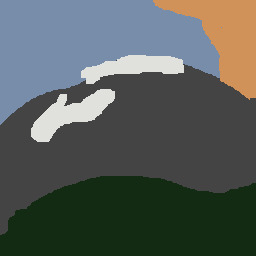
#> input picture test_2.jpg, 256 x 256 px; its folder holds only this picture in this run
$ python -i post-process.py   (imports and definitions only)
#> lines starting #> are read from the running program, lines starting #| are printed output that depends on the picture
import cv2
import os
import numpy as np


def read_image(image_path):
    """Read an image from a file."""
#> called with image_path = 'test_2.jpg'
    image = cv2.imread(image_path)
#> image is the input picture: shape (256, 256, 3); mean B, G, R 88.7, 92.6, 85.8
    if image is None:
        raise FileNotFoundError(f"Image not found: {image_path}")
    return image


def resize_to_300ppi(image, current_ppi=72):
    """Resize the image to 300 PPI from the current PPI."""
#> called with current_ppi = 72
    # Get the current dimensions of the image
    height, width = image.shape[:2]
#> height = 256; width = 256
    # Calculate the scaling factor
    scale_factor = 300 / current_ppi
    # Calculate the new dimensions
    new_width = int(width * scale_factor)
#> new_width = 1066
    new_height = int(height * scale_factor)
#> new_height = 1066
    # Resize the image
    resized_image = cv2.resize(image, (new_width, new_height), interpolation=cv2.INTER_CUBIC)
    return resized_image


def improve_lighting(image):
    """Improve the lighting of the image using histogram equalization."""
    # Convert the image to YCrCb color space
    ycrcb = cv2.cvtColor(image, cv2.COLOR_BGR2YCrCb)
#> ycrcb: shape (1066, 1066, 3); mean of channels 0, 1, 2 90.1, 124.9, 127.2
    # Split the channels
    y, cr, cb = cv2.split(ycrcb)
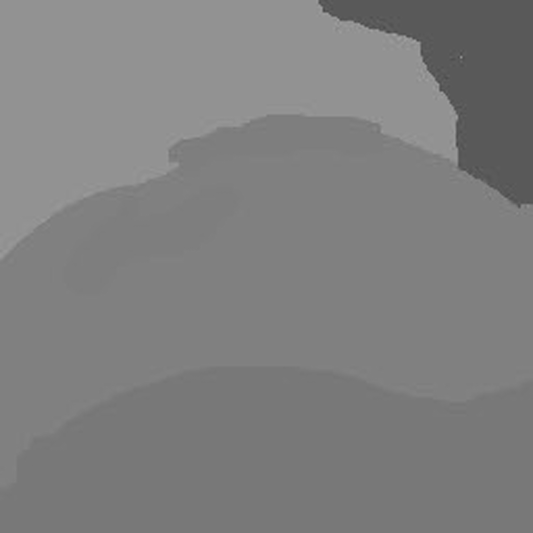
#> cb: shape (1066, 1066) (shown at 1/2 size); min 68, max 166, mean 127.2
    # Apply histogram equalization on the Y channel
    y_eq = cv2.equalizeHist(y)
    # Merge the channels back
    ycrcb_eq = cv2.merge((y_eq, cr, cb))
#> ycrcb_eq: shape (1066, 1066, 3); mean of channels 0, 1, 2 155.4, 124.9, 127.2
    # Convert back to BGR color space
    image_eq = cv2.cvtColor(ycrcb_eq, cv2.COLOR_YCrCb2BGR)
    return image_eq


def denoise_image(image):
    """Denoise the image using Non-Local Means Denoising."""
    denoised_image = cv2.fastNlMeansDenoisingColored(image, None, 8, 8, 7, 21)
    return denoised_image


def adjust_contrast(image, alpha=0.9, beta=0):
    # Adjust contrast and brightness
    adjusted_image = cv2.convertScaleAbs(image, alpha=alpha, beta=beta)
    return adjusted_image


def adjust_saturation(image, saturation_scale=1.8):
    """Adjust the saturation of the image."""
#> called with saturation_scale = 1.8
    # Convert the image to HSV color space
    hsv = cv2.cvtColor(image, cv2.COLOR_BGR2HSV)
#> hsv: shape (1066, 1066, 3); mean H, S, V 44.4, 41.7, 166.7
    # Scale the saturation channel
    h, s, v = cv2.split(hsv)
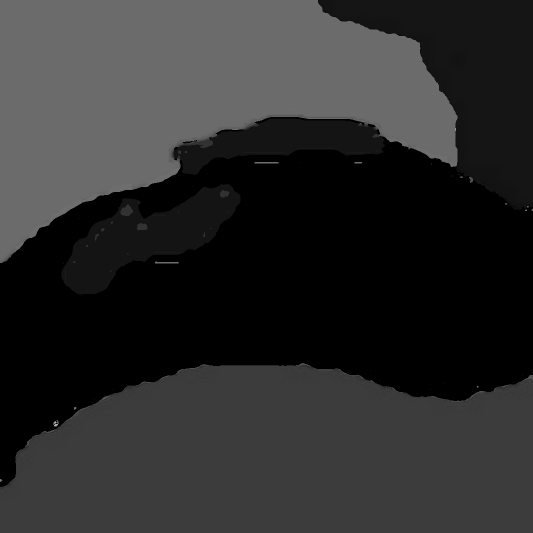
#> h: shape (1066, 1066) (shown at 1/2 size); min 0, max 174, mean 44.4
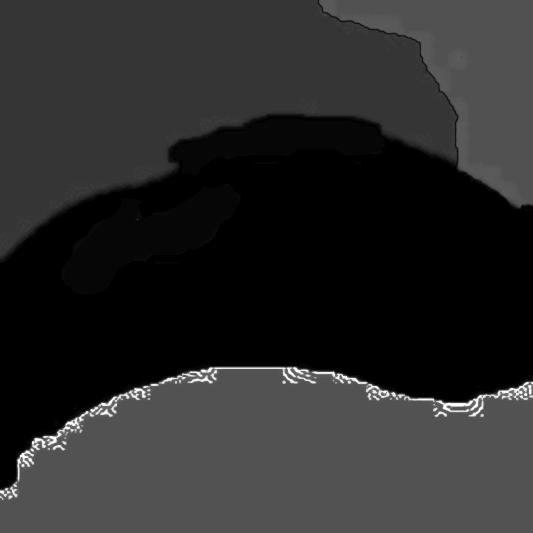
#> s: shape (1066, 1066) (shown at 1/2 size); min 0, max 255, mean 41.7
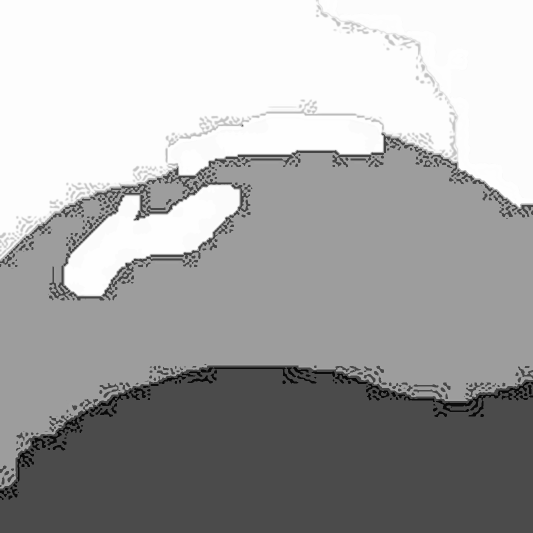
#> v: shape (1066, 1066) (shown at 1/2 size); min 0, max 254, mean 166.7
    s = cv2.multiply(s, saturation_scale)
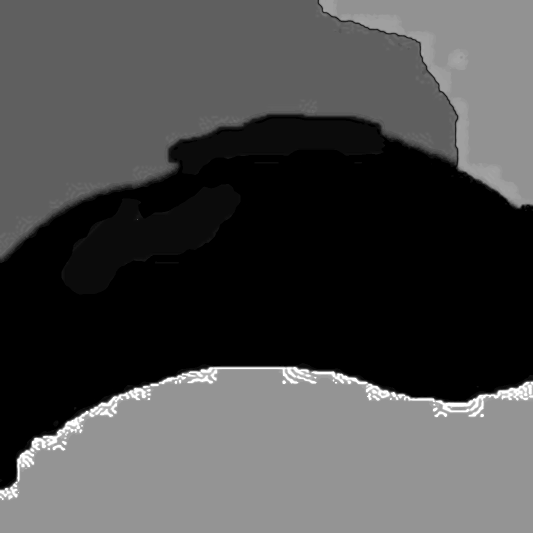
#> s: shape (1066, 1066) (shown at 1/2 size); min 0, max 255, mean 73.7
    s = np.clip(s, 0, 255).astype(hsv.dtype)
    # Merge the channels back
    hsv = cv2.merge([h, s, v])
#> hsv: shape (1066, 1066, 3); mean H, S, V 44.4, 73.7, 166.7
    # Convert back to BGR color space
    saturated_image = cv2.cvtColor(hsv, cv2.COLOR_HSV2BGR)
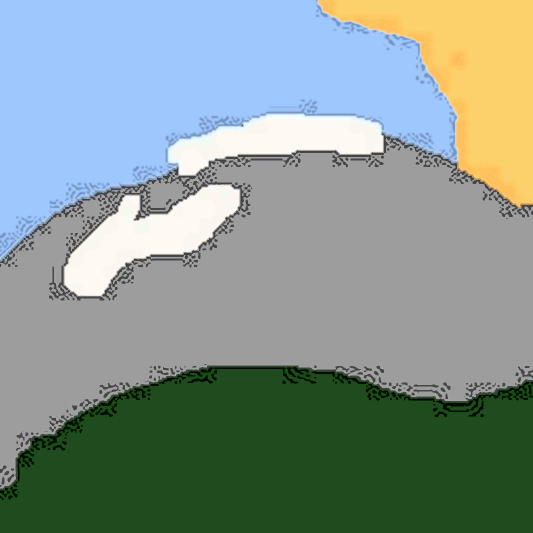
#> saturated_image: shape (1066, 1066, 3) (shown at 1/2 size); mean B, G, R 144.2, 150.7, 133.4
#> in adjust_contrast, `adjusted_image = cv2.convertScaleAbs(image, alpha=alpha, beta=beta)`:
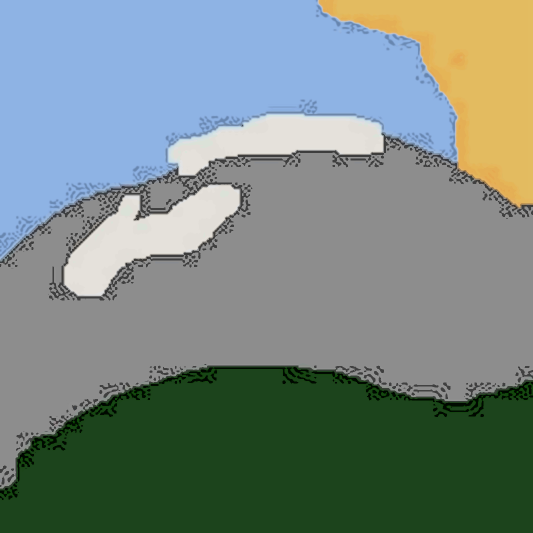
#> adjusted_image: shape (1066, 1066, 3) (shown at 1/2 size); mean B, G, R 129.8, 135.7, 119.9
    return saturated_image


def lens_blur(image, ksize=8):
    """Apply a lens blur (bokeh effect) to the image."""
#> called with ksize = 8
    # Create a circular kernel
    kernel = np.zeros((ksize, ksize), np.float32)
    center = ksize // 2
    cv2.circle(kernel, (center, center), center, 1, -1)
    kernel = kernel / np.sum(kernel)

    # Apply the filter2D function to blur the image with the circular kernel
    blurred_image = cv2.filter2D(image, -1, kernel)
    return blurred_image


def save_image(image, output_path):
    """Save the processed image to a file."""
    success = cv2.imwrite(output_path, image)
    if not success:
        print(f"Failed to save image: {output_path}")
    else:
        print(f"Image successfully saved: {output_path}")


def process_image(image_path, output_folder):
    """Process an image: read, resize to 300 PPI, improve lighting, denoise, sharpen, adjust saturation, and save."""
    print(f"Processing image: {image_path}")
    # Read the image
    image = read_image(image_path)
    # Resize to 300 PPI
    resized_image = resize_to_300ppi(image)
    # Improve lighting
    image_eq = improve_lighting(resized_image)
    # Denoise the image
    denoised_image = denoise_image(image_eq)
    # Adjust saturation
    saturated_image = adjust_saturation(denoised_image)
    # Adjust contrast
    contrasted_image = adjust_contrast(saturated_image)
    # Apply lens blur
    final_img = lens_blur(contrasted_image)
    # Prepare the output path
    image_name = os.path.basename(image_path)
    output_path = os.path.join(output_folder, image_name)
    print(f"Saving processed image to: {output_path}")
    # Save the processed image
    save_image(final_img, output_path)


def batch_process_images(input_folder, output_folder):
    """Process all images in the input folder and save to the output folder."""
    # Create output folder if it doesn't exist
    if not os.path.exists(output_folder):
        os.makedirs(output_folder)
    # Process each image in the input folder
    for filename in os.listdir(input_folder):
        if filename.lower().endswith(('.png', '.jpg', '.jpeg', '.bmp', '.tiff')):
            image_path = os.path.join(input_folder, filename)
            process_image(image_path, output_folder)


# Example usage
input_folder = '/Users/diegovelotto/Documents/GitHub/MountainMaker/pre-processing-test/inp'
output_folder = '/Users/diegovelotto/Documents/GitHub/MountainMaker/pre-processing-test/out'
# [1 line not run here, left out]

>>> result = process_image('test_2.jpg', 'out.png')

$ run again, on test_im_1.jpg
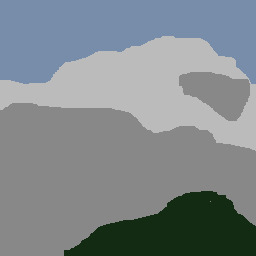
#> input picture test_im_1.jpg, 256 x 256 px
#> in read_image, image is the input picture: shape (256, 256, 3); mean B, G, R 140.1, 136.4, 128.7
#> ycrcb: shape (1066, 1066, 3); mean of channels 0, 1, 2 134.5, 123.8, 131.1
#> ycrcb_eq: shape (1066, 1066, 3); mean of channels 0, 1, 2 159.4, 123.8, 131.1
#> in adjust_saturation, `s = cv2.multiply(s, saturation_scale)`:
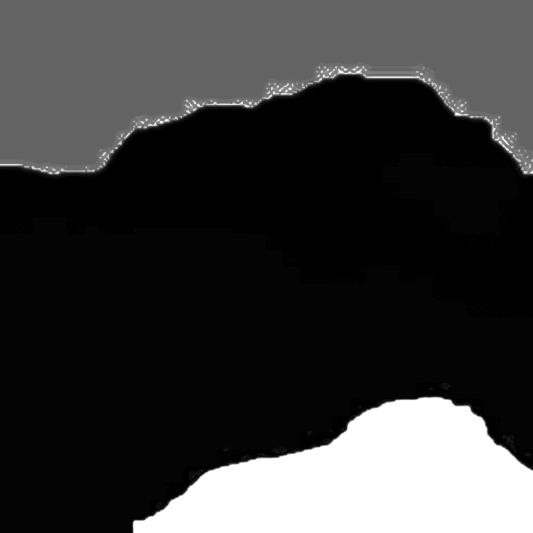
#> s: shape (1066, 1066) (shown at 1/2 size); min 0, max 255, mean 56.2
#> in lens_blur, `blurred_image = cv2.filter2D(image, -1, kernel)`:
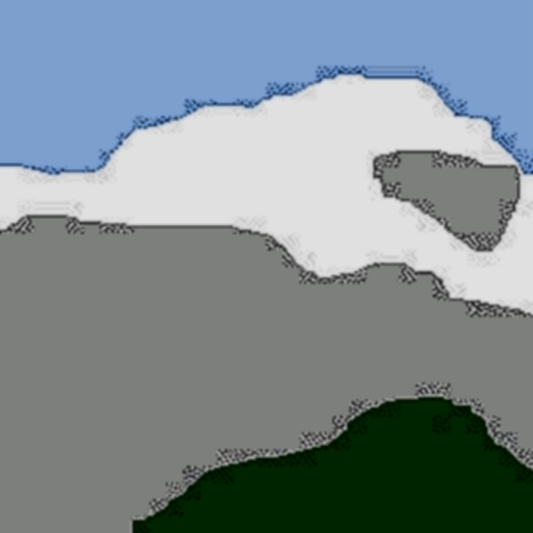
#> blurred_image: shape (1066, 1066, 3) (shown at 1/2 size); mean B, G, R 145.7, 140.5, 127.4
